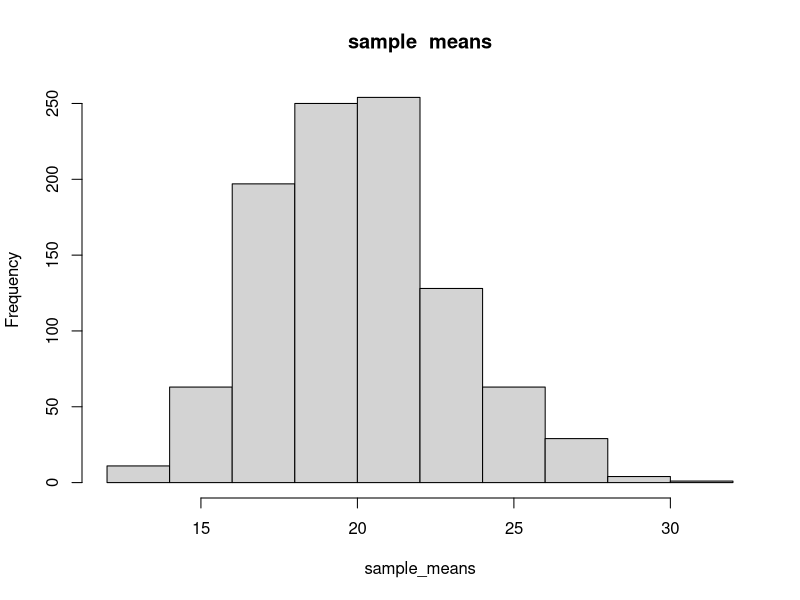
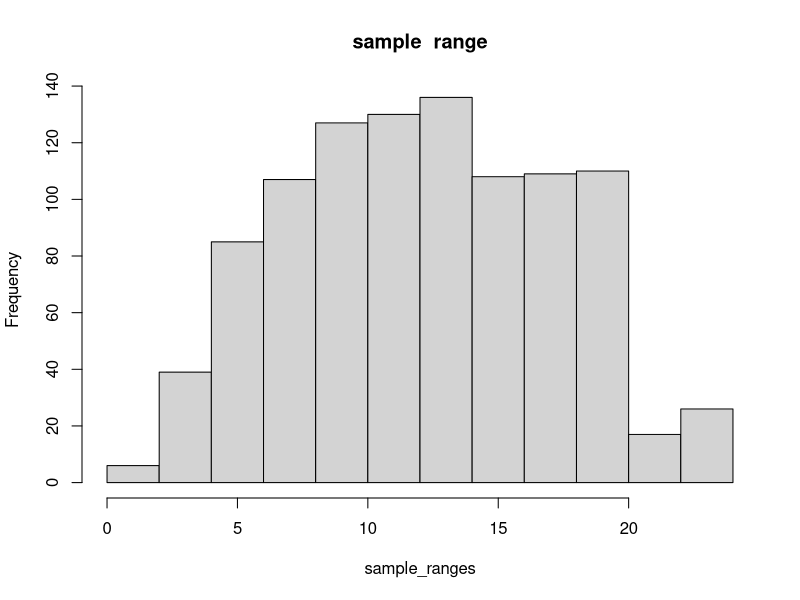

Write R code to recreate these figures, in order.
# **Sampling distribution** 
#Obtain the sampling distribution of some statistic using repeated samples and represent it by a histogram.
#Population
#Observations on ‘mpg’ variable in ‘mtcars’ data set is taken as population values.
x<-mtcars$mpg
#Generating all possible random samples
#From the above vector of values a random sample of size 4 with replacement is generated using sample() function in R.
sample<-sample(x,size=4,replace = TRUE)
sample
#Now, we need more samples from this population to plot the sampling distribution of the statistic under study. replicate() function is used to generate some 1000 samples from this population
#samples<-replicate(1000,sample(x,size=4,replace  =  TRUE))
#Statistics such as sample mean, range, etc. can be computed for each sample using 
#replicate() function in R. For example,
sample_means<-replicate(1000,mean(sample(x,size=4,replace  = TRUE)))
#A plot of sampling distribution of sample mean is obtained using
hist(sample_means,main="sample  means")
#The sampling distribution of sample range is obtained as follows
sample_ranges<-replicate(1000,diff(range(sample(x,size=4,replace= TRUE))))
hist(sample_ranges,main="sample  range")
